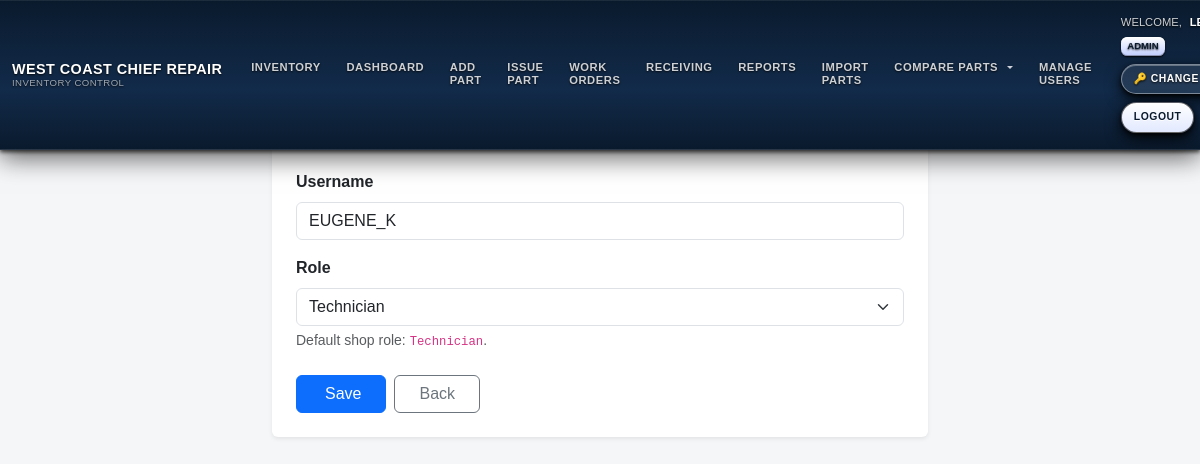
Before: /users/edit/23 (signed in) with the older database file.
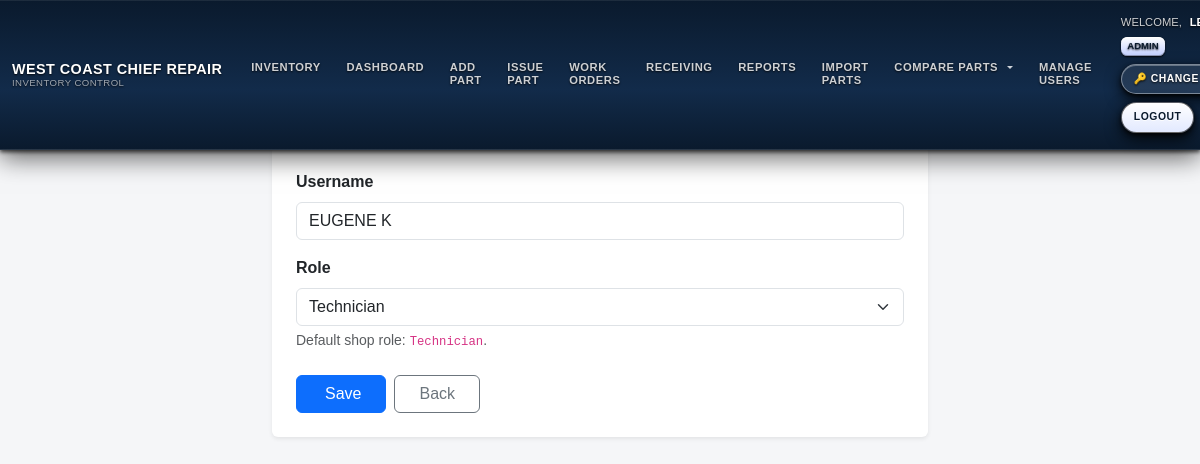
After: the same page with the newer database file.
### models.py (models this page shows, shortened)
class User(UserMixin, db.Model):
    id = db.Column(db.Integer, primary_key=True)
    username = db.Column(db.String(64), unique=True, nullable=False)
    password_hash = db.Column(db.String(128), nullable=False)
    role = db.Column(db.String(20), nullable=False, default=ROLE_TECHNICIAN)
    @property
    def password(self):
        raise AttributeError('password is not a readable attribute')

### inventory/routes.py (the view, shortened to what this page needs)
@inventory_bp.route('/users/edit/<int:user_id>', methods=['GET', 'POST'])
@login_required
def edit_user(user_id):
    from sqlalchemy import func
    user = User.query.get_or_404(user_id)
    me_role = (current_user.role or '').lower()
    target_role = (user.role or '').lower()
    if me_role == 'admin':
        if not (user.id == current_user.id or target_role in {'user', 'viewer', 'technician'}):
            flash("Admins can only edit users with role 'user/viewer/technician' or themselves.", "danger")
            return redirect(url_for('inventory.dashboard'))
    elif me_role != 'superadmin':
        flash("Access denied", "danger")
        return redirect(url_for('inventory.dashboard'))
    role_options = []
    if me_role == 'superadmin':
        role_options = [
            ('technician', 'Technician'),
            ('user', 'User'),
            ('viewer', 'Viewer'),
            ('admin', 'Admin'),
            ('superadmin', 'Superadmin'),
        ]
    else:  # admin
        role_options = [
            ('technician', 'Technician'),
            ('user', 'User'),
            ('viewer', 'Viewer'),
        ]
        if user.id == current_user.id:
            role_options.append(('admin', 'Admin'))
    return render_template('edit_user.html', user=user, role_options=role_options)

### auth/routes.py (called while the page is built)
@login_manager.user_loader
def load_user(user_id):
    return User.query.get(int(user_id))

### templates/edit_user.html (shortened to what this page needs)
{% extends "base.html" %}
{% block content %}
<div class="container-sm" style="max-width: 680px;">
  <div class="d-flex align-items-center justify-content-between mb-3">
    <h3 class="mb-0">
      <span class="text-uppercase">{{ user.username }}</span>
    </h3>
  </div>
  <div class="card shadow-sm border-0">
    <div class="card-body p-4">
      <form method="POST" novalidate>
        <div class="mb-3">
          <label class="form-label fw-semibold">Username</label>
          <input type="text"
                 name="username"
                 value="{{ user.username }}"
                 class="form-control"
                 placeholder="e.g. tech.john"
                 required>
        </div>
        <div class="mb-4">
          <label class="form-label fw-semibold">Role</label>
          <select name="role" class="form-select" required>
            {% for value, caption in role_options %}
              <option value="{{ value }}"
                {% if (user.role or '')|lower == value %}selected{% endif %}>
                {{ caption }}
              </option>
            {% endfor %}
          </select>
          <div class="form-text">
            Default shop role: <code>Technician</code>.
          </div>
        </div>
        <div class="d-flex gap-2">
          <button type="submit" class="btn btn-primary px-4">
             Save
          </button>
          <a href="{{ url_for('inventory.users') }}"
             class="btn btn-outline-secondary px-4">
            Back
          </a>
        </div>
      </form>
    </div>
  </div>
</div>
{% endblock %}

Changed rows visible on the page:
changed User "Technician": username "EUGENE_K" → "EUGENE K"
